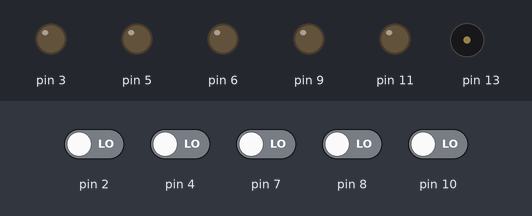
Simulated run of this sketch. Board: Arduino Uno, built with avr-gcc and run on an emulated ATmega328P. On the bench: output pins drawn as LEDs (lit = HIGH), buzzer (waves = sounding). The inputs (shaded band) are chosen by the test bench; at power-on: pin 2, pin 4, pin 7, pin 8, pin 10 LOW.

Above: at 1.2 s.
1.3 s: pin 2 driven HIGH
At 2.3 s:
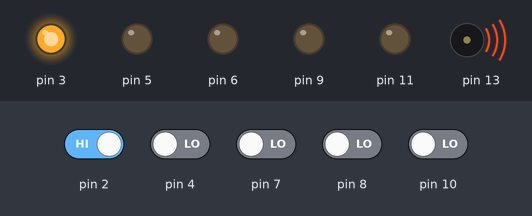
2.8 s: pin 2 driven LOW
At 3.5 s:
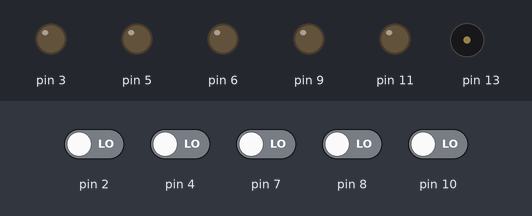
4.3 s: pin 4 driven HIGH
At 4.6 s:
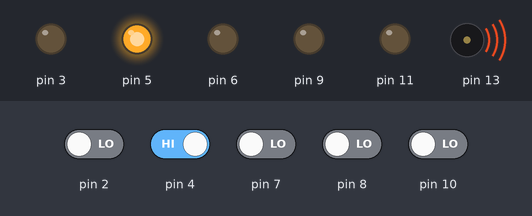
5.8 s: pin 4 driven LOW
At 6.9 s:
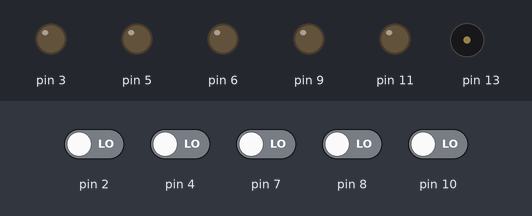
7.3 s: pin 7 driven HIGH
At 8.1 s:
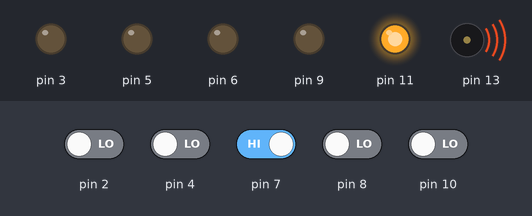
8.8 s: pin 7 driven LOW and pin 8 driven HIGH
At 9.2 s:
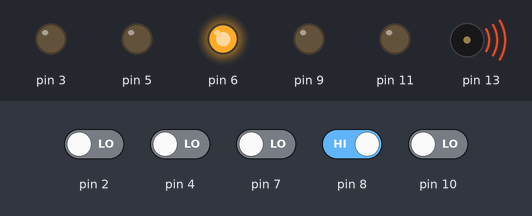
Timing chart, 0 to 11.3 s (numbered marks = the images above; inputs shaded):
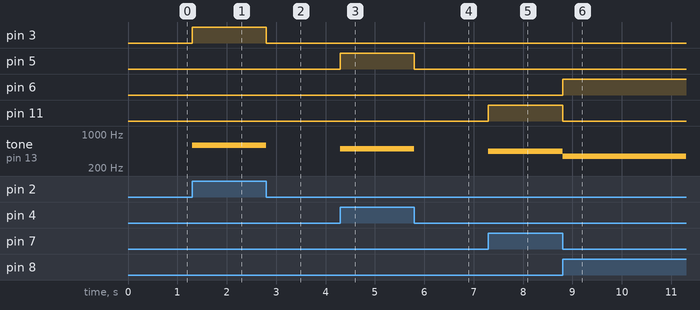

The sketch:

Ocarina.ino
```cpp
#include <Ocarina.h>
#include <NodeGame.h>

Ocarina o(13, 9, 10, 6, 8, 11, 7, 5, 4, 3, 2);

void setup() {
//  o.testing();
}

void loop() {
  o.play();
}
```

Measured:
- after the input at 1.3 s, pin 3: LOW → HIGH at once; tone on pin 13: silent → 587 Hz at once
- after the input at 2.8 s, pin 3: HIGH → LOW at once; tone on pin 13: 587 Hz → silent at once
- after the input at 4.3 s, pin 5: LOW → HIGH at once; tone on pin 13: silent → 494 Hz at once
- after the input at 5.8 s, pin 5: HIGH → LOW at once; tone on pin 13: 494 Hz → silent at once
- after the input at 7.3 s, pin 11: LOW → HIGH at once; tone on pin 13: silent → 440 Hz at once
- after the input at 8.8 s, pin 6: LOW → HIGH at once; pin 11: HIGH → LOW at once; tone on pin 13: 440 Hz → 349 Hz at once
